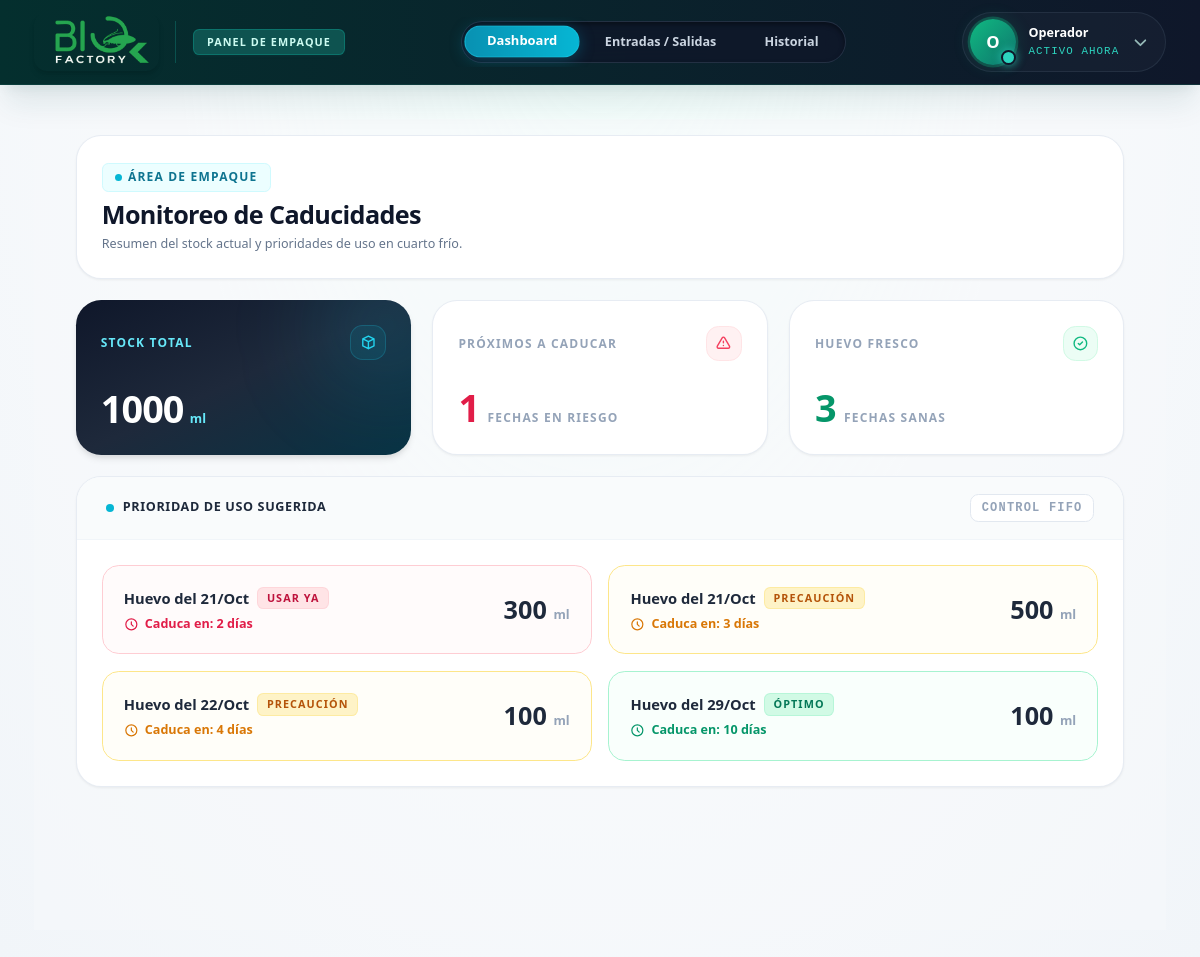
The app's page /empaque/dashboard with its own data.
### tables this page shows
CREATE TABLE EMP_INVENTARIO_HUEVO (
    id_recepcion INTEGER PRIMARY KEY AUTOINCREMENT,
    fecha_ingreso DATETIME DEFAULT CURRENT_TIMESTAMP,
    fecha_caducidad DATETIME,
    cantidad_inicial DECIMAL(10,2),
    cantidad_disponible DECIMAL(10,2),
    id_operador INTEGER,
    estatus VARCHAR(20) DEFAULT 'Disponible' -- 'Disponible' o 'Agotado'
);

### routes/empaque.py (the view)
@empaque_bp.route('/dashboard')
def dashboard_empaque():
  conn = get_db_connection()
  cursor = conn.cursor()
  cursor.execute(
      "SELECT SUM(cantidad_disponible) as total FROM EMP_INVENTARIO_HUEVO WHERE"
      " estatus = 'Disponible'"
  )
  stock_total = cursor.fetchone()['total'] or 0
  cursor.execute("""
        SELECT id_recepcion, fecha_ingreso, fecha_caducidad, cantidad_disponible
        FROM EMP_INVENTARIO_HUEVO
        WHERE estatus = 'Disponible'
        ORDER BY fecha_ingreso ASC
    """)
  lotes_fifo = cursor.fetchall()
  fechas_riesgo = 0
  fechas_sanas = 0
  hoy = datetime.now()
  lotes_procesados = []
  for lote in lotes_fifo:
    caducidad = datetime.strptime(
        lote['fecha_caducidad'], '%Y-%m-%d %H:%M:%S'
    )
    dias_restantes = (caducidad - hoy).days
    if dias_restantes <= 2:
      estado = 'RIESGO'  # Rojo: Quedan 2 días o menos
      fechas_riesgo += 1
    elif dias_restantes <= 6:
      estado = (
          'PRECAUCION'  # Amarillo: Llegó a la mitad de vida útil (3 a 6 días)
      )
      fechas_sanas += 1
    else:
      estado = 'OPTIMO'  # Verde: Huevo fresco (> 6 días de vida útil)
      fechas_sanas += 1
    lotes_procesados.append({
        'fecha_ingreso': datetime.strptime(
            lote['fecha_ingreso'], '%Y-%m-%d %H:%M:%S'
        ).strftime('%d/%b'),
        'cantidad': lote['cantidad_disponible'],
        'dias_restantes': dias_restantes,
        'estado': estado,
    })
  conn.close()
  return render_template(
      'empaque/dashboard.html',
      stock_total=stock_total,
      fechas_riesgo=fechas_riesgo,
      fechas_sanas=fechas_sanas,
      lotes_fifo=lotes_procesados,
  )

### database.py (called while the page is built)
def get_db_connection():
    base_dir = os.path.abspath(os.path.dirname(__file__))
    db_path = os.path.join(base_dir, DATABASE)
    print(f"\n[BD INFO] Intentando abrir: {db_path}")
    conn = sqlite3.connect(db_path)
    conn.row_factory = sqlite3.Row
    cursor = conn.cursor()
    cursor.execute("SELECT name FROM sqlite_master WHERE type='table';")
    tablas = cursor.fetchall()
    print(f"[BD INFO] Tablas encontradas: {[t['name'] for t in tablas]}\n")
    return conn

### templates/empaque/dashboard.html (shortened to what this page needs)
{% extends "empaque/base_empaque.html" %}
{% block navbar_menu %}
<div id="pillMenuContainer"
    class="w-full max-w-full overflow-x-auto hide-scroll flex justify-start sm:justify-center px-4 py-1">
    <div
        class="inline-flex items-center gap-1 p-1 bg-slate-900/80 rounded-full border border-slate-700/60 backdrop-blur-md shadow-inner shadow-black/40 flex-nowrap min-w-max">
        <a id="activePill" href="{{ url_for('empaque.dashboard_empaque') }}"
            class="flex items-center gap-1.5 px-4 sm:px-5 py-1.5 rounded-full text-[11px] sm:text-xs font-black text-white bg-gradient-to-r from-cyan-600 to-cyan-500 shadow-[0_2px_12px_rgba(8,145,178,0.35)] border border-cyan-400/40 scale-[1.03] transition-all duration-200 cursor-default whitespace-nowrap">
            Dashboard
        </a>
        <a href="{{ url_for('empaque.inventario_empaque') }}"
            class="flex items-center gap-1.5 px-4 sm:px-5 py-1.5 rounded-full text-[11px] sm:text-xs font-bold text-slate-300 hover:text-white hover:bg-slate-800/70 transition-all duration-200 whitespace-nowrap border border-transparent">
            Entradas / Salidas
        </a>
        <a href="{{ url_for('empaque.historial_empaque') }}"
            class="flex items-center gap-1.5 px-4 sm:px-5 py-1.5 rounded-full text-[11px] sm:text-xs font-bold text-slate-300 hover:text-white hover:bg-slate-800/70 transition-all duration-200 whitespace-nowrap border border-transparent">
            Historial
        </a>
    </div>
</div>
{% endblock %}
{% block content %}
<main class="flex-1 overflow-y-auto px-6 pt-4 pb-10 lg:px-10 bg-slate-50/50">
    <div class="w-full max-w-6xl mx-auto flex flex-col gap-5 pb-16 mb-8">
        <div
            class="bg-white border border-slate-200/80 p-6 rounded-3xl shadow-sm flex flex-col md:flex-row justify-between items-start md:items-center gap-4">
            <div>
                <div
                    class="inline-flex items-center gap-1.5 px-3 py-1 rounded-md bg-cyan-50 border border-cyan-100 text-cyan-700 text-[10px] font-bold tracking-widest uppercase mb-1.5">
                    <span class="w-1.5 h-1.5 rounded-full bg-cyan-500 animate-pulse"></span>
                    Área de Empaque
                </div>
                <h1 class="text-2xl font-black text-slate-900 tracking-tight mb-1">Monitoreo de Caducidades</h1>
                <p class="text-xs text-slate-500 font-medium">Resumen del stock actual y prioridades de uso en cuarto
                    frío.</p>
            </div>
        </div>
        <div class="grid grid-cols-1 md:grid-cols-3 gap-5">
            <div
                class="bg-gradient-to-br from-slate-900 via-slate-800 to-cyan-950 text-white p-6 rounded-3xl shadow-md flex flex-col justify-between relative overflow-hidden ring-1 ring-white/10">
                <div
                    class="absolute -right-8 -top-8 w-28 h-28 bg-cyan-500/20 blur-2xl rounded-full pointer-events-none">
                </div>
                <div class="flex items-center justify-between relative z-10">
                    <h3 class="text-cyan-300 text-[10px] font-black uppercase tracking-widest">Stock Total</h3>
                    <div class="p-2 bg-cyan-500/10 rounded-xl border border-cyan-400/20 text-cyan-400">
                        <svg class="w-4 h-4" fill="none" stroke="currentColor" viewBox="0 0 24 24">
                            <path stroke-linecap="round" stroke-linejoin="round" stroke-width="2"
                                d="M20 7l-8-4-8 4m16 0l-8 4m8-4v10l-8 4m0-10L4 7m8 4v10M4 7v10l8 4"></path>
                        </svg>
                    </div>
                </div>
                <div class="mt-6 flex items-baseline gap-1.5 relative z-10">
                    <p class="text-4xl font-black text-white tracking-tight">{{ stock_total }}</p>
                    <span class="text-xs font-bold text-cyan-300">ml</span>
                </div>
            </div>
            <div
                class="bg-white p-6 rounded-3xl shadow-sm border border-slate-200/80 flex flex-col justify-between hover:border-rose-200/80 transition-all">
                <div class="flex items-center justify-between">
                    <h3 class="text-slate-400 text-[10px] font-black uppercase tracking-widest">Próximos a Caducar</h3>
                    <div class="p-2 bg-rose-50 rounded-xl border border-rose-100 text-rose-500">
                        <svg class="w-4 h-4" fill="none" stroke="currentColor" viewBox="0 0 24 24">
                            <path stroke-linecap="round" stroke-linejoin="round" stroke-width="2"
                                d="M12 9v2m0 4h.01m-6.938 4h13.856c1.54 0 2.502-1.667 1.732-3L13.732 4c-.77-1.333-2.694-1.333-3.464 0L3.34 16c-.77 1.333.192 3 1.732 3z">
                            </path>
                        </svg>
                    </div>
                </div>
                <div class="mt-6 flex items-baseline gap-2">
                    <p class="text-4xl font-black text-rose-600 tracking-tight">{{ fechas_riesgo }}</p>
                    <span class="text-[10px] font-bold text-slate-400 uppercase tracking-widest">Fechas en Riesgo</span>
                </div>
            </div>
            <div
                class="bg-white p-6 rounded-3xl shadow-sm border border-slate-200/80 flex flex-col justify-between hover:border-emerald-200/80 transition-all">
                <div class="flex items-center justify-between">
                    <h3 class="text-slate-400 text-[10px] font-black uppercase tracking-widest">Huevo Fresco</h3>
                    <div class="p-2 bg-emerald-50 rounded-xl border border-emerald-100 text-emerald-500">
                        <svg class="w-4 h-4" fill="none" stroke="currentColor" viewBox="0 0 24 24">
                            <path stroke-linecap="round" stroke-linejoin="round" stroke-width="2"
                                d="M9 12l2 2 4-4m6 2a9 9 0 11-18 0 9 9 0 0118 0z"></path>
                        </svg>
                    </div>
                </div>
                <div class="mt-6 flex items-baseline gap-2">
                    <p class="text-4xl font-black text-emerald-600 tracking-tight">{{ fechas_sanas }}</p>
                    <span class="text-[10px] font-bold text-slate-400 uppercase tracking-widest">Fechas Sanas</span>
                </div>
            </div>
        </div>
        <div class="bg-white rounded-3xl shadow-sm border border-slate-200/80 overflow-hidden">
            <div class="bg-slate-50/80 px-7 py-4 border-b border-slate-100 flex justify-between items-center">
                <h2 class="text-xs font-black text-slate-800 uppercase tracking-wider flex items-center gap-2">
                    <span class="w-2 h-2 rounded-full bg-cyan-500 animate-pulse"></span>
                    Prioridad de Uso Sugerida
                </h2>
                <span
                    class="text-[10px] text-slate-400 font-mono font-bold uppercase tracking-widest bg-white border border-slate-200 px-2.5 py-1 rounded-lg shadow-2xs hidden sm:block">Control
                    FIFO</span>
            </div>
            <div class="p-6 grid grid-cols-1 md:grid-cols-2 gap-4">
                {% if lotes_fifo %}
                {% for lote in lotes_fifo %}
                <div class="p-5 rounded-2xl border flex justify-between items-center transition-all shadow-2xs
                            {% if lote.estado == 'RIESGO' %} border-rose-200 bg-rose-50/30 hover:bg-rose-50/60
                            {% elif lote.estado == 'PRECAUCION' %} border-amber-200 bg-amber-50/30 hover:bg-amber-50/60
                            {% else %} border-emerald-200 bg-emerald-50/30 hover:bg-emerald-50/60 {% endif %}">
                    <div>
                        <div class="flex items-center gap-2">
                            <span class="font-extrabold text-slate-800 text-sm">Huevo del {{ lote.fecha_ingreso
                                }}</span>
                            {% if lote.estado == 'RIESGO' %}
                            <span
                                class="px-2 py-0.5 rounded-md text-[9px] font-black bg-rose-100 text-rose-700 uppercase tracking-widest border border-rose-200/60">Usar
                                Ya</span>
                            {% elif lote.estado == 'PRECAUCION' %}
                            <span
                                class="px-2 py-0.5 rounded-md text-[9px] font-black bg-amber-100 text-amber-700 uppercase tracking-widest border border-amber-200/60">Precaución</span>
                            {% else %}
                            <span
                                class="px-2 py-0.5 rounded-md text-[9px] font-black bg-emerald-100 text-emerald-700 uppercase tracking-widest border border-emerald-200/60">Óptimo</span>
                            {% endif %}
                        </div>
                        <div class="text-xs font-bold mt-1.5 flex items-center gap-1.5
                                    {% if lote.estado == 'RIESGO' %} text-rose-600
                                    {% elif lote.estado == 'PRECAUCION' %} text-amber-600
                                    {% else %} text-emerald-600 {% endif %}">
                            <svg class="w-3.5 h-3.5" fill="none" stroke="currentColor" viewBox="0 0 24 24">
                                <path stroke-linecap="round" stroke-linejoin="round" stroke-width="2"
                                    d="M12 8v4l3 3m6-3a9 9 0 11-18 0 9 9 0 0118 0z"></path>
                            </svg>
                            Caduca en: {{ lote.dias_restantes }} días
                        </div>
                    </div>
                    <div class="text-right">
                        <p class="text-2xl font-black text-slate-800">{{ lote.cantidad }} <span
                                class="text-xs font-bold text-slate-400">ml</span></p>
                    </div>
                </div>
                {% endfor %}
                {% endif %}
            </div>
        </div>
    </div>
</main>
{% endblock %}

### templates/empaque/base_empaque.html (style rules this page uses)
html { scroll-behavior: smooth; font-size: 14px; }
.hide-scroll { -ms-overflow-style: none; scrollbar-width: none; }
@media (min-width: 1024px) { html { zoom: 120%; } }

### records on screen
EMP_INVENTARIO_HUEVO: fecha_ingreso "21/Oct", shows "USAR YA", dias_restantes "2", cantidad "300"
EMP_INVENTARIO_HUEVO: fecha_ingreso "21/Oct", shows "PRECAUCIÓN", dias_restantes "3", cantidad "500"

### other values on screen
{{ session.get('nombre', 'O')[0]|upper if session.get('nombre') else 'O' }} "O"
{{ session.get('nombre', 'Operador') }} "Operador"
{{ stock_total }} "1000"
{{ fechas_riesgo }} "1"
{{ fechas_sanas }} "3"
{{ lote.fecha_ingreso }} "22/Oct" "29/Oct"
{{ lote.dias_restantes }} "4" "10"
{{ lote.cantidad }} "100" "100"
